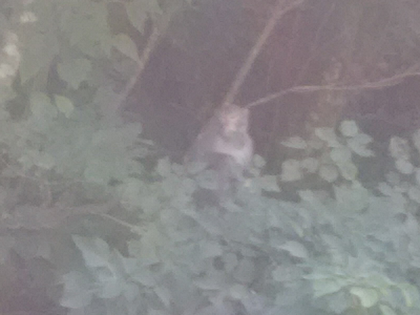
%> input picture Project 1/p1im3.png, 420 x 315 px, shrunk from 800 x 600 before the run
$ octave Experiment_img3.m   (GNU Octave 9; MATLAB toolbox functions it lacks are replaced by stand-ins)
%> lines starting %> are read from the running program, lines starting %| are printed output that depends on the picture
### Project 1/RGB_to_HSI.m
function HSI = RGB_to_HSI(imgMatr)
    %-----------------------------------
    % This function perform the tranformation from RGB to HSI
    % return RGB
    % refer to https://www.imageeprocessing.com/2013/05/converting-rgb-image-to-hsi.html
    %-----------------------------------

    imgMatr = double(imgMatr);

    R = imgMatr(:,:,1) / 255;
    G = imgMatr(:,:,2) / 255;
    B = imgMatr(:,:,3) / 255;

    % Hue
    numerator = 1/2 * ((R - G) + (R - B));
    denominator = ((R - G).^2+((R - B).*(G - B))).^0.5;

    % To avoid divide by zero exception add a small number in the denominator
    H = acosd(numerator./(denominator + 0.000001));

    % If B>G then H= 360-Theta
    H(B > G) = 360 - H(B > G);

    % Normalize to the range [0 1]
    H = H / 360;

    % Saturation
    S = 1 - (3./ (sum(imgMatr,3) + 0.000001)).* min(imgMatr,[],3);

    % Intensity
    I = sum(imgMatr,3)./ 3;

    % HSI
    HSI = cat(3,H,S,I);

end

### Project 1/compute_histogram.m
function Hist = compute_histogram(imgMatr)
    % ----------------------
    % This function simply output the histogram of image
    % To show it on graph, please use bar() function
    % return: A matrix with dimension 2 x 256,
    % first row represents pixel value class
    % second row represents the frequency of corresponding pixel value
    % ----------------------
    Hist = zeros(256,1);

    % Stat frequency of each pixel values.
    for i = 1 : 256
        Hist(i,1) = sum(sum(sum(imgMatr == i)));
    end

end

### Project 1/piecewise_linear_streching.m
function [imgMatr, transFunc] = piecewise_linear_streching(imgMatr,r1,s1,r2,s2)
    % ---------------------------------
    % This function perform the piecewise linear transformation
    % with using the equation y = mx + c on each segment.
    % return transformed image matrix
    % ---------------------------------

    imgMatr = uint8(imgMatr);

    % declare each starting point, ending point of each segment.
    p1 = [0,0];
    p2 = [r1,s1];
    p3 = [r2,s2];
    p4 = [255,255];

    % calculate gradients of each segment.
    m1 = (p2(2) - p1(2))/(p2(1) - p1(1));
    m2 = (p3(2) - p2(2))/(p3(1) - p2(1));
    m3 = (p4(2) - p3(2))/(p4(1) - p3(1));

    % calculate intercepts of each segment.
    c1 = p1(2) - m1*p1(1);
    c2 = p2(2) - m2*p2(1);
    c3 = p3(2) - m3*p3(1);

    % build transformation function
    transFunc = zeros(2,256);
    transFunc(1,:) = [0:255];

    for x = 0 : 255
        y = 0;
        if (x <= p2(1))
            y = m1 * x + c1;
        elseif (x > p2(1) && x <= p3(1))
            y = m2 * x + c2;
        else
            y = m3 * x + c3;
        end
        transFunc(2,x + 1) = y;
    end

    % transform the input image
    hg = size(imgMatr,1);
    wd = size(imgMatr,2);

    size(transFunc);

    for row = 1 : hg
        for col = 1 : wd
            origPxl = imgMatr(row,col);
            imgMatr(row,col) = transFunc(2, origPxl + 1);
        end
    end

end

### Project 1/HSI_to_RGB.m
function RGB = HSI_to_RGB(imgMatr)
    %-----------------------------------
    % This function perform the tranformation from HSI to RGB
    % return RGB
    % refer to https://www.imageeprocessing.com/2013/06/convert-hsi-image-to-rgb-image.html
    %-----------------------------------

    imgMatr = double(imgMatr);

    hg = size(imgMatr,1); % get the height of image
    wd = size(imgMatr,2); % get the width of image

    H = imgMatr(:,:,1) * 360;
    S = imgMatr(:,:,2);
    I = imgMatr(:,:,3);

    % Preallocate the R,G and B components
    R = zeros(hg,wd);
    G = zeros(hg,wd);
    B = zeros(hg,wd);

    % RG Sector(0<=H<120)
    % When H is in the above sector, the RGB components equations are
    B(H < 120) = I(H < 120).* (1 - S(H < 120));
    R(H < 120) = I(H < 120).* (1 + ((S(H < 120).* cosd(H(H < 120)))./ cosd(60 - H(H < 120))));
    G(H < 120) = 3.* I(H < 120) - (R(H < 120) + B(H < 120));

    % GB Sector(120<=H<240)
    % When H is in the above sector, the RGB components equations are
    % Subtract 120 from Hue
    H_adj = H - 120;
    R(H >= 120 & H < 240) = I(H >= 120 & H < 240).*(1 - S(H >= 120 & H < 240));
    G(H >= 120 & H < 240) = I(H >= 120 & H < 240).*(1 + ((S(H >= 120 & H < 240).*cosd(H_adj(H >= 120 & H <240)))./cosd(60 - H_adj(H >=120 & H < 240))));
    B(H >= 120 & H < 240) = 3.*I(H >= 120 & H < 240) - (R(H >= 120 & H < 240) + G(H >= 120 & H < 240));

    % BR Sector(240<=H<=360)
    % When H is in the above sector, the RGB components equations are
    % Subtract 240 from Hue
    H_adj = H - 240;
    G(H >= 240 & H <= 360) = I(H >= 240 & H <= 360).*(1 - S(H >= 240 & H <= 360));
    B(H >= 240 & H <= 360) = I(H >= 240 & H <= 360).*(1 + ((S(H >= 240 & H <= 360).*cosd(H_adj(H >= 240 & H <= 360)))./cosd(60 - H_adj(H >= 240 & H <= 360))));
    R(H >= 240 & H <= 360) = 3.*I(H >= 240 & H <= 360) - (G(H >= 240 & H <= 360) + B(H >= 240 & H <= 360));

    %Form RGB Image
    RGB = uint8(cat(3,R,G,B));

end

### Project 1/power_law_transform.m
function imgMatr = power_law_transform(imgMatr,c,gamma)
    % ---------------------------------
    % This function perform the power law transformation
    % return transformed image matrix
    % https://www.ques10.com/p/3690/determine-the-output-image-using-power-law-transfo/?
    % ---------------------------------
    imgMatr = double(imgMatr)/255;
    imgMatr = c * (imgMatr).^gamma;
    imgMatr = uint8(imgMatr * 255);
end

### Project 1/Experiment_img3.m
% ================================
% This file is used to run multiple experiments on
% 1. Different methods
% 2. Different parameter choices
% The best result will be demostrated on solution_img3.m
% ================================

clear;
close all;
clc;
clf;

figIdx = 0;

% Image 3
imgMatr = imread("p1im3.png");
%> imgMatr is the input picture: size 315x420x3 uint8; mean R, G, B 135.6, 134.3, 135.2
figIdx = figIdx + 1;
figure(figIdx);
imshow(imgMatr);
title("Original Image");


imgMatr_R = imgMatr(:,:,1);
imgMatr_G = imgMatr(:,:,2);
imgMatr_B = imgMatr(:,:,3);

HSI = RGB_to_HSI(imgMatr);
%> in RGB_to_HSI, `HSI = cat(3,H,S,I);`:
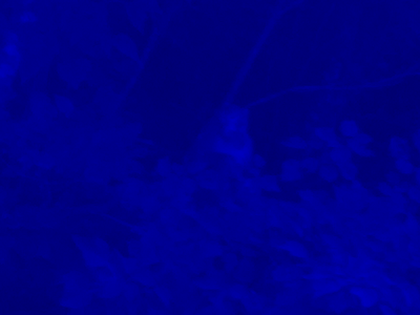
%> HSI: size 315x420x3 double; mean R, G, B 0.6, 0, 135
imgMatr_H = HSI(:,:,1);
imgMatr_S = HSI(:,:,2);
imgMatr_I = HSI(:,:,3);

% check each distribution of channel (RGB)
histR = compute_histogram(imgMatr_R);
%> after the loop in compute_histogram, `for i = 1 : 256`: Hist = 256 values, max 4667 at index 130, min 0 at index 1, mean 516.8
%> histR has the same summary as Hist in compute_histogram
histG = compute_histogram(imgMatr_G);
%> histG = 256 values, max 3459 at index 141, min 0 at index 1, mean 516.8
histB = compute_histogram(imgMatr_B);
%> histB = 256 values, max 4985 at index 122, min 0 at index 1, mean 516.8


figIdx = figIdx + 1;
figure(figIdx);
subplot(3,1,1),bar(0:255,histR);
title("Distribution of RGB");
subplot(3,1,2),bar(0:255,histG);
subplot(3,1,3),bar(0:255,histB);


% check distribution of Intensity
histI = compute_histogram(imgMatr_I);
%> histI = 256 values, max 1354 at index 123, min 0 at index 1, mean 174

figIdx = figIdx + 1;
figure(figIdx);
bar(0:255,histI);
title("Distribution of Intensity");

% ========================================================================
% contrast adjustment
% ========================================================================
% 1. piecewise linear streching
% a. on R,G,B separately
[trans_R, transFunc] = piecewise_linear_streching(imgMatr_R,120,0,155,250);
%> after the loop in piecewise_linear_streching, `for row = 1 : hg`:
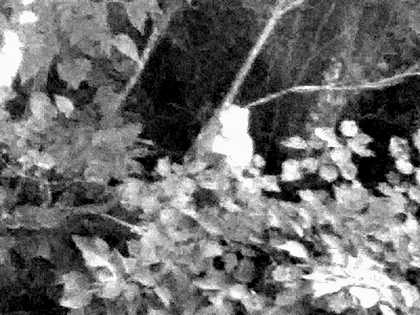
%> imgMatr: size 315x420 uint8; min 0, max 252, mean 109.5
%> transFunc = 256 columns, first 8: [0 1 2 3 4 5 6 7; 0 0 0 0 0 0 0 0]
[trans_G, transFunc] = piecewise_linear_streching(imgMatr_G,120,0,170,250);
[trans_B, transFunc] = piecewise_linear_streching(imgMatr_B,130,0,160,250);
%> call 3 of piecewise_linear_streching, with r1 = 130, s1 = 0, r2 = 160, s2 = 250
%> after the loop in piecewise_linear_streching (call 3), `for row = 1 : hg`:
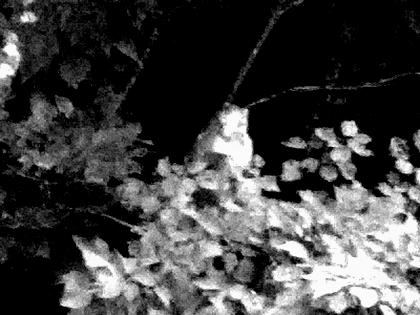
%> imgMatr: size 315x420 uint8; min 0, max 252, mean 67

% Transform function
figIdx = figIdx + 1;
figure(figIdx);
plot(transFunc(1,:),transFunc(2,:));
title("Transform Function");

% Check the adjusted distribution of RGB
histR = compute_histogram(trans_R);
%> histR = 256 values, max 4667 at index 71, min 0 at index 1, mean 492.7
histG = compute_histogram(trans_G);
%> histG = 256 values, max 3459 at index 105, min 0 at index 1, mean 392
histB = compute_histogram(trans_B);
%> histB = 256 values, max 4901 at index 250, min 0 at index 1, mean 285.4

figIdx = figIdx + 1;
figure(figIdx);
subplot(3,1,1),bar(0:255,histR);
title("Distribution of RGB");
subplot(3,1,2),bar(0:255,histG);
subplot(3,1,3),bar(0:255,histB);


transImg = cat(3,trans_R,trans_G,trans_B);
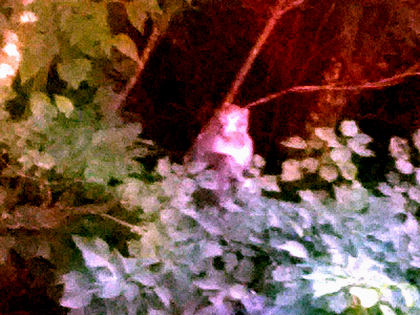
%> transImg: size 315x420x3 uint8; mean R, G, B 109.5, 77.6, 67
figIdx = figIdx + 1;
figure(figIdx);
imshow(transImg);
title("Piecewise Streching on RGB separately");

% b. only on I (HSI)
[trans_I, transFunc] = piecewise_linear_streching(imgMatr_I,120,0,170,250);
transImgHSI = zeros(size(imgMatr));

transImgHSI(:,:,1) = imgMatr_H;
transImgHSI(:,:,2) = imgMatr_S;
transImgHSI(:,:,3) = trans_I;
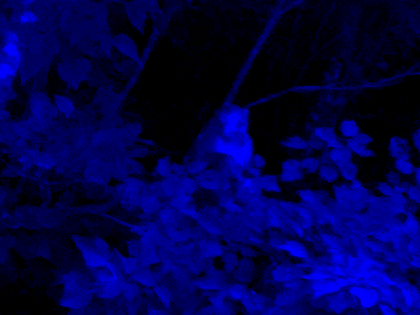
%> transImgHSI: size 315x420x3 double; mean R, G, B 0.6, 0, 76.4
transImg = HSI_to_RGB(transImgHSI);
%> in HSI_to_RGB, `R(H >= 120 & H < 240) = I(H >= 120 & H < 240).*(1 - S(H >= 120 & H < 2..`:
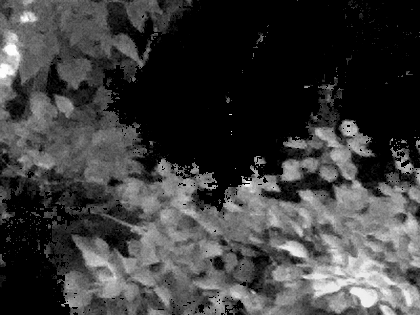
%> R: size 315x420 double; min 0, max 260.8, mean 63; drawn with min black and max white

% Transform function
figIdx = figIdx + 1;
figure(figIdx);
plot(transFunc(1,:),transFunc(2,:));
title("Transform Function");

% check adjusted distribution of Intensity
histI = compute_histogram(trans_I);
%> histI = 256 values, max 4221 at index 5, min 0 at index 1, mean 446.8

figIdx = figIdx + 1;
figure(figIdx);
bar(0:255,histI);
title("Distribution of Intensity");

% Check the adjusted distribution of RGB
trans_R = transImg(:,:,1);
trans_G = transImg(:,:,2);
trans_B = transImg(:,:,3);

histR = compute_histogram(trans_R);
%> histR has the same summary as histI
histG = compute_histogram(trans_G);
%> histG has the same summary as histI
histB = compute_histogram(trans_B);
%> histB has the same summary as histI

figIdx = figIdx + 1;
figure(figIdx);
subplot(3,1,1),bar(0:255,histR);
title("Distribution of RGB");
subplot(3,1,2),bar(0:255,histG);
subplot(3,1,3),bar(0:255,histB);

figIdx = figIdx + 1;
figure(figIdx);
imshow(transImg);
title("Piecewise Streching only on Intensity");

% 2. power law transformation
% a. on R,G,B separately
trans_R = power_law_transform(imgMatr_R,1.7,3.2);
trans_G = power_law_transform(imgMatr_G,1.7,2.8);
%> call 2 of power_law_transform, with c = 1.7, gamma = 2.8
%> in power_law_transform (call 2), `imgMatr = c * (imgMatr).^gamma;`:
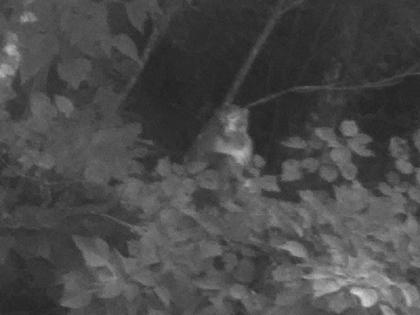
%> imgMatr: size 315x420 double; min 0.12, max 0.849, mean 0.292
trans_B = power_law_transform(imgMatr_B,1.7,2.8);

% Check the adjusted distribution of RGB
histR = compute_histogram(trans_R);
%> histR = 256 values, max 4667 at index 50, min 0 at index 1, mean 516.8
histG = compute_histogram(trans_G);
%> histG = 256 values, max 3459 at index 83, min 0 at index 1, mean 516.8
histB = compute_histogram(trans_B);
%> histB = 256 values, max 4985 at index 55, min 0 at index 1, mean 516.8

figIdx = figIdx + 1;
figure(figIdx);
subplot(3,1,1),bar(0:255,histR);
title("Distribution of RGB");
subplot(3,1,2),bar(0:255,histG);
subplot(3,1,3),bar(0:255,histB);


transImg = cat(3,trans_R,trans_G,trans_B);
figIdx = figIdx + 1;
figure(figIdx);
imshow(transImg);
title("Power Law Transformation on RGB separately");

imgMatr = transImg;

% b. only on I (HSI)
trans_I = power_law_transform(imgMatr_I,0.89,2.3);
transImgHSI = zeros(size(imgMatr));

transImgHSI(:,:,1) = imgMatr_H;
transImgHSI(:,:,2) = imgMatr_S;
transImgHSI(:,:,3) = trans_I;
transImg = HSI_to_RGB(transImgHSI);

% check adjusted distribution of Intensity
histI = compute_histogram(trans_I);
%> histI = 256 values, max 5754 at index 41, min 0 at index 1, mean 516.8

figIdx = figIdx + 1;
figure(figIdx);
bar(0:255,histI);
title("Distribution of Intensity");

% Check the adjusted distribution of RGB
trans_R = transImg(:,:,1);
trans_G = transImg(:,:,2);
trans_B = transImg(:,:,3);

histR = compute_histogram(trans_R);
%> histR = 256 values, max 5633 at index 43, min 0 at index 1, mean 516.8
histG = compute_histogram(trans_G);
%> histG = 256 values, max 4932 at index 40, min 0 at index 1, mean 516.8
histB = compute_histogram(trans_B);
%> histB = 256 values, max 6350 at index 41, min 0 at index 1, mean 516.8

figIdx = figIdx + 1;
figure(figIdx);
subplot(3,1,1),bar(0:255,histR);
title("Distribution of RGB");
subplot(3,1,2),bar(0:255,histG);
subplot(3,1,3),bar(0:255,histB);

figIdx = figIdx + 1;
figure(figIdx);
imshow(transImg);
title("Power Law Transformation only on Intensity");

$ run again, with Project 1/p1im1.png copied over Project 1/p1im3.png
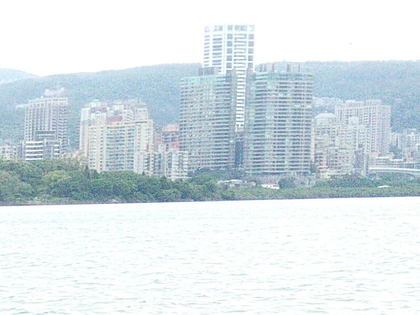
%> input picture Project 1/p1im1.png, 420 x 315 px, shrunk from 800 x 600 before the run
%> imgMatr is the input picture: size 315x420x3 uint8; mean R, G, B 215.9, 226.5, 230.7
%> in RGB_to_HSI, `HSI = cat(3,H,S,I);`:
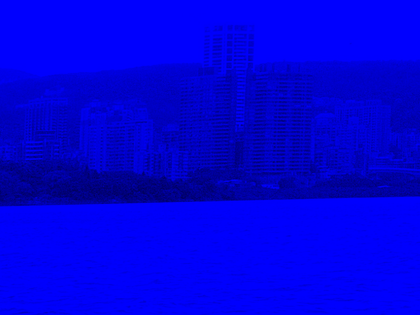
%> HSI: size 315x420x3 double; mean R, G, B 0.5, 0, 224.4
%> after the loop in compute_histogram, `for i = 1 : 256`: Hist = 256 values, max 27810 at index 255, min 0 at index 1, mean 516.8
%> `histR = compute_histogram(imgMatr_R);`: histR has the same summary as Hist in compute_histogram
%> `histG = compute_histogram(imgMatr_G);`: histG = 256 values, max 42530 at index 255, min 0 at index 1, mean 516.8
%> `histB = compute_histogram(imgMatr_B);`: histB = 256 values, max 38339 at index 255, min 0 at index 1, mean 516.8
%> `histI = compute_histogram(imgMatr_I);`: histI = 256 values, max 25863 at index 255, min 0 at index 1, mean 238
%> transFunc = 256 columns, first 8: [0 1 2 3 4 5 6 7; 0 0 0 0 0 0 0 0]
%> `histR = compute_histogram(trans_R);`: histR = 256 values, max 61652 at index 255, min 0 at index 1, mean 497.7
%> `histG = compute_histogram(trans_G);`: histG = 256 values, max 69246 at index 255, min 0 at index 1, mean 515.1
%> `histB = compute_histogram(trans_B);`: histB = 256 values, max 70540 at index 255, min 0 at index 1, mean 514.7
%> `histI = compute_histogram(trans_I);`: histI = 256 values, max 66231 at index 255, min 0 at index 1, mean 513.2
%> `histR = compute_histogram(trans_R);`: histR = 256 values, max 31399 at index 255, min 0 at index 1, mean 513.2
%> `histG = compute_histogram(trans_G);`: histG = 256 values, max 97185 at index 255, min 0 at index 1, mean 513.2
%> `histB = compute_histogram(trans_B);`: histB = 256 values, max 113542 at index 255, min 0 at index 1, mean 513.2
%> in power_law_transform (call 3), `imgMatr = uint8(imgMatr * 255);`:
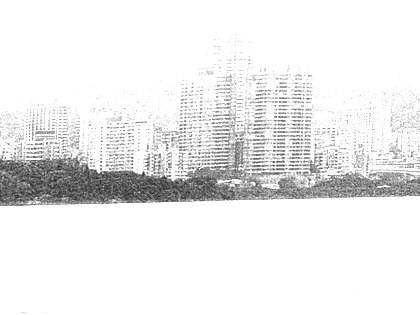
%> imgMatr: size 315x420 uint8; min 29, max 255, mean 236.2
%> `histR = compute_histogram(trans_R);`: histR = 256 values, max 78289 at index 255, min 0 at index 1, mean 516.8
%> `histG = compute_histogram(trans_G);`: histG = 256 values, max 91267 at index 255, min 0 at index 1, mean 516.8
%> `histB = compute_histogram(trans_B);`: histB = 256 values, max 103097 at index 255, min 0 at index 1, mean 516.8
%> `histI = compute_histogram(trans_I);`: histI = 256 values, max 25863 at index 227, min 0 at index 1, mean 516.8
%> `histR = compute_histogram(trans_R);`: histR = 256 values, max 26446 at index 227, min 0 at index 1, mean 516.8
%> `histG = compute_histogram(trans_G);`: histG = 256 values, max 28195 at index 227, min 0 at index 1, mean 516.8
%> `histB = compute_histogram(trans_B);`: histB = 256 values, max 27690 at index 227, min 0 at index 1, mean 516.8

$ run again, with Project 1/p1im2.png copied over Project 1/p1im3.png
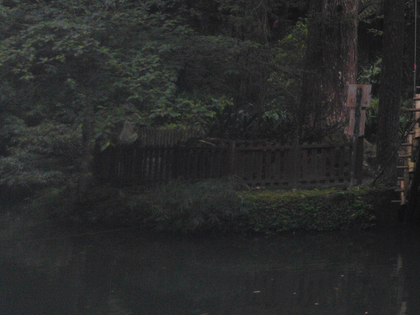
%> input picture Project 1/p1im2.png, 420 x 315 px, shrunk from 640 x 480 before the run
%> imgMatr is the input picture: size 315x420x3 uint8; mean R, G, B 41.2, 42.5, 41.8
%> in RGB_to_HSI, `HSI = cat(3,H,S,I);`:
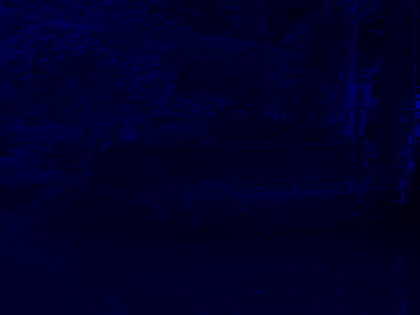
%> HSI: size 315x420x3 double; mean R, G, B 0.4, 0, 41.9
%> after the loop in compute_histogram, `for i = 1 : 256`: Hist = 256 values, max 6438 at index 40, min 0 at index 1, mean 516.8
%> `histR = compute_histogram(imgMatr_R);`: histR has the same summary as Hist in compute_histogram
%> `histG = compute_histogram(imgMatr_G);`: histG = 256 values, max 6491 at index 42, min 0 at index 1, mean 516.8
%> `histB = compute_histogram(imgMatr_B);`: histB = 256 values, max 6563 at index 42, min 0 at index 1, mean 516.8
%> `histI = compute_histogram(imgMatr_I);`: histI = 256 values, max 2547 at index 41, min 0 at index 1, mean 201.7
%> transFunc = 256 columns, first 8: [0 1 2 3 4 5 6 7; 0 0 0 0 0 0 0 0]
%> `histR = compute_histogram(trans_R);`: histR = 256 values, max 8 at index 14, min 0 at index 1, mean 0.395
%> `histG = compute_histogram(trans_G);`: histG = 256 values, max 3 at index 20, min 0 at index 1, mean 0.0781
%> `histB = compute_histogram(trans_B);`: histB = 256 values, max 1 at index 25, min 0 at index 1, mean 0.0117
%> `histI = compute_histogram(trans_I);`: histI = 256 values, max 3 at index 15, min 0 at index 1, mean 0.102
%> `histR = compute_histogram(trans_R);`: histR = 256 values, max 2 at index 12, min 0 at index 1, mean 0.102
%> `histG = compute_histogram(trans_G);`: histG = 256 values, max 2 at index 10, min 0 at index 1, mean 0.102
%> `histB = compute_histogram(trans_B);`: histB = 256 values, max 2 at index 9, min 0 at index 1, mean 0.102
%> `histR = compute_histogram(trans_R);`: histR = 256 values, max 71742 at index 1, min 0 at index 46, mean 447.3
%> `histG = compute_histogram(trans_G);`: histG = 256 values, max 36575 at index 2, min 0 at index 43, mean 510.5
%> `histB = compute_histogram(trans_B);`: histB = 256 values, max 39089 at index 2, min 0 at index 42, mean 511.3
%> `transImgHSI(:,:,3) = trans_I;`:
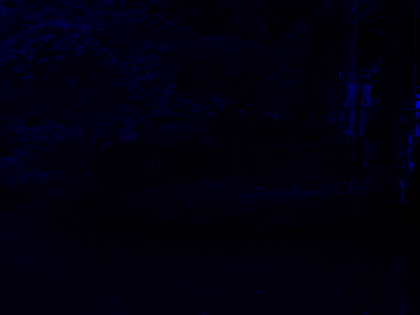
%> transImgHSI: size 315x420x3 double; mean R, G, B 0.4, 0, 3.9; drawn with min black and max white
%> `histI = compute_histogram(trans_I);`: histI = 256 values, max 34425 at index 3, min 0 at index 44, mean 515.9
%> `histR = compute_histogram(trans_R);`: histR = 256 values, max 34548 at index 3, min 0 at index 51, mean 515.9
%> `histG = compute_histogram(trans_G);`: histG = 256 values, max 34243 at index 3, min 0 at index 37, mean 515.9
%> `histB = compute_histogram(trans_B);`: histB = 256 values, max 34516 at index 3, min 0 at index 38, mean 515.9
